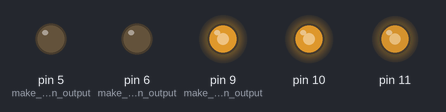
This sketch was run on a simulated Arduino Uno, built with avr-gcc and run on an emulated ATmega328P. Parts: output pins drawn as LEDs (lit = HIGH).

Above: at 0.1 s.
Timing chart, 0 to 1.6 s (numbered marks = the images above):
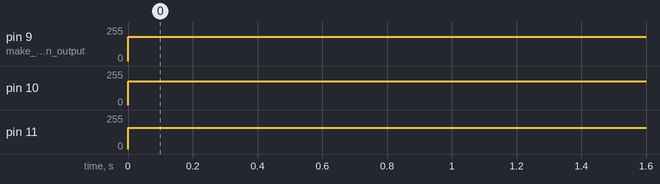

Measured:
- by itself, pin 9 (make_pin_9_an_output): 0/255 → 183/255 at 0.00 s
- by itself, pin 10: 0/255 → 180/255 at 0.00 s
- by itself, pin 11: 0/255 → 161/255 at 0.00 s

The sketch:

sketch_sep20c.ino
```cpp
/* colour selector, use word color chart between 0-255
   as range and make any color using the red, green and blue leds.
   analog output
*/
void setup() {
  // put your setup code here, to run onc
 pinMode(9,OUTPUT); // make pin 9 an output
 pinMode(6,OUTPUT);// make pin 6 an output
 pinMode(5,OUTPUT);// make pin 5 an output
}

void loop() {
  // put your main code here, to run repeatedly:
analogWrite(9,183); // chosen number between 0-255 (range)

analogWrite(10,180);// chosen number between 0-255 (range)

analogWrite (11,161);// chosen number between 0-255 (range)

}
```
